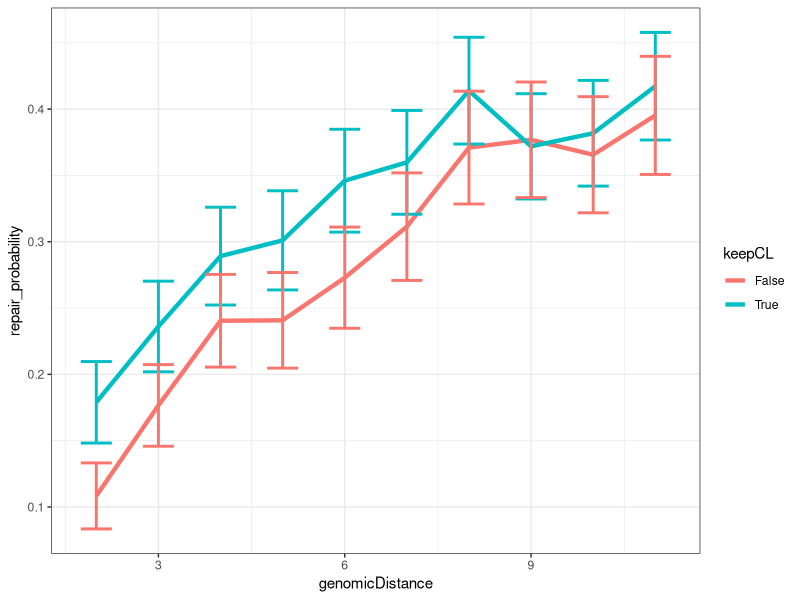
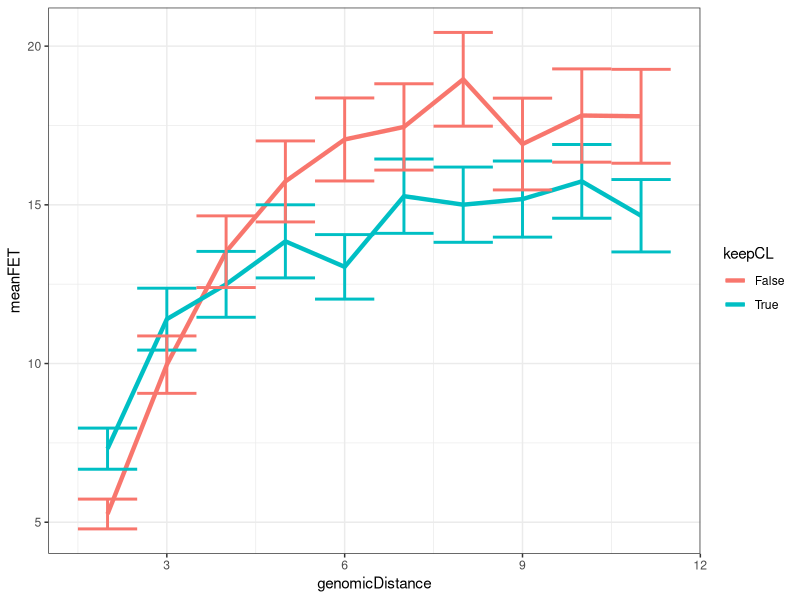
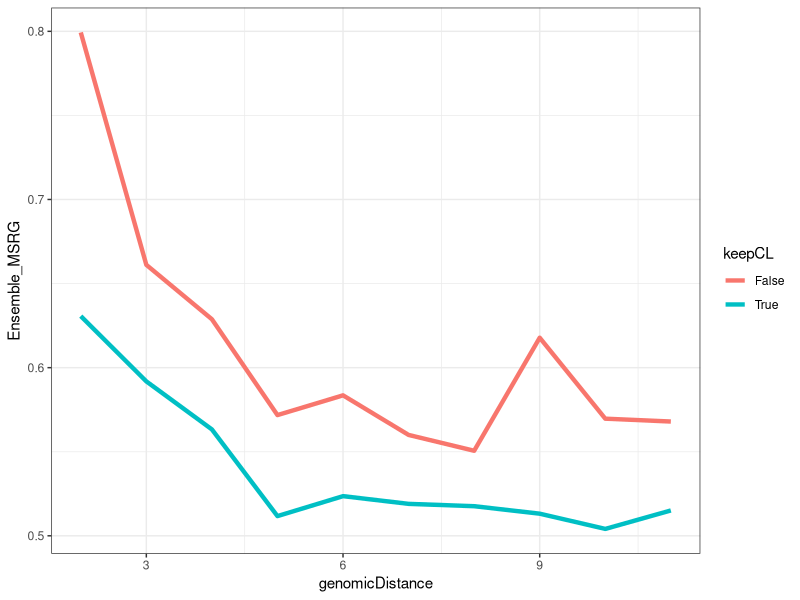

These charts were generated, in order, by the following R code:
res <- read.csv("../DNA_Religation/projects/RCLPolymer_CLs@DamageFoci/results/2018_05_14_14_37_proba_vs_genomicDistance_Ncs_.csv")

library(ggplot2)

{
p <- ggplot(data = res, aes(x = genomicDistance, y = repair_probability, color = keepCL)) + geom_line(size = 1.5)

p + geom_errorbar(data = res, aes(x = genomicDistance, 
                                  ymin = repair_probability - repair_CIhalflength,
                                  ymax = repair_probability + repair_CIhalflength), size = 1, width = 0.5) + theme_bw()

}

{p <- ggplot(data = res, aes(x = genomicDistance, 
                            y = meanFET, 
                            color = keepCL)) + geom_line(size = 1.5) + geom_errorbar(aes(x = genomicDistance, 
                                                                             ymin = meanFET - halfCI_FET,
                                                                             ymax = meanFET + halfCI_FET), size = 1, width = 1) + theme_bw()
p}


{q <- ggplot(data = res, aes(x = genomicDistance, 
                            y = Ensemble_MSRG, 
                            color = keepCL)) + geom_line(size = 1.5) + theme_bw()
q}

f <- function(x, a, l){
  return(a*exp(-l*x))
}

{
  h <- ggplot(data = res, aes(x = ))
}
